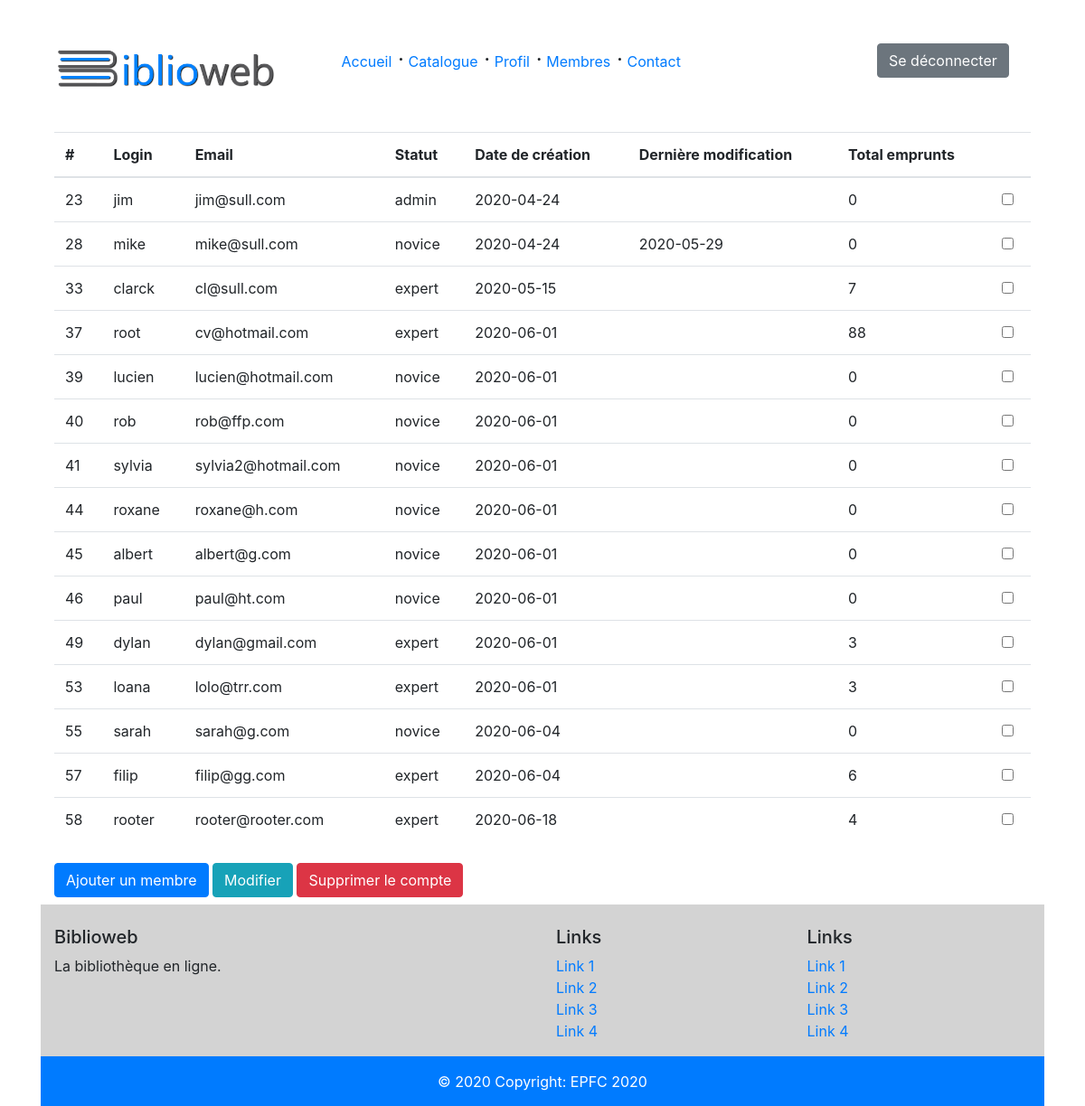
Screenshot of /admin/members.php (signed in) with the database file from the repository.
### tables this page shows
CREATE TABLE `users` (
  `id` int(10) UNSIGNED NOT NULL,
  `login` varchar(30) NOT NULL DEFAULT '',
  `email` varchar(255) NOT NULL,
  `status` varchar(60) NOT NULL DEFAULT '',
  `password` varchar(100) DEFAULT NULL,
  `nb_loans` smallint(5) UNSIGNED NOT NULL DEFAULT '0' COMMENT 'Nombre total des emprunts',
  `created_at` datetime NOT NULL DEFAULT CURRENT_TIMESTAMP,
  `image` varchar(255) DEFAULT NULL,
  `updated_at` datetime DEFAULT NULL
);

### admin/members.php (the view, shortened to what this page needs)
<?php
$link = mysqli_connect(HOSTNAME,USERNAME,PASSWORD,DATABASE);
mysqli_set_charset($link, "utf8");
if($link) {
	$login = $_SESSION['login'];
	$login = mysqli_real_escape_string($link,$login);
	$query = "SELECT * FROM users WHERE login NOT LIKE '$login'";
	$result = mysqli_query($link,$query);
	$count=0;
	while($row = $result->fetch_assoc()) {
		$users[$count] = $row;
		$count++;
	}
}
?>
<?php
include '../inc/header.inc.php';
?>
<form action="<?= $_SERVER['PHP_SELF'];?>" method="post">
	<table class="table">
		<thead>
			<tr>
			  <th scope="col">#</th>
			  <th scope="col">Login</th>
			  <th scope="col">Email</th>
			  <th scope="col">Statut</th>
			  <th scope="col">Date de création</th>
			  <th scope="col">Dernière modification</th>
			  <th scope="col">Total emprunts</th>
			  <th scope="col"></th>
			</tr>
		</thead>
		<tbody>
		<?php foreach($users as $user){ ?>
			<tr>
				<td><?= $user['id'] ?></td>
				<td><?= $user['login'] ?></td>
				<td><?= $user['email'] ?></td>
				<td><?= $user['status'] ?></td>
				<td><?php echo substr($user['created_at'],0,10) ?></td>
				<td><?php
					if(isset($user['updated_at'])){
						echo substr($user['updated_at'],0,10);
					}
					?>
				</td>
				<td><?= $user['nb_loans']; ?></td>
				<td><input type="checkbox" name="user_checkbox[]" value="<?php echo $user['login']?>" /></td>
		</tr>
		<?php } ?>
		</tbody>
	</table>
	<button name="btAdd" class="btn btn-primary mb-2 mt-2">Ajouter un membre</button>
	<button name="btSelect" class="btn btn-info mb-2 mt-2">Modifier</button>
	<button name="btDelete" class="btn btn-danger" onclick="return confirm('Etes-vous sûr de vouloir supprimer ce(s) compte(s)?')">Supprimer le compte</button>
</form>
<?php include '../inc/footer.inc.php'; ?>

### design/style.css (style rules this page uses)
html body { background-color: white !important; }

### rows the page displays
users: id "23", login "jim", email "jim@sull.com", status "admin", created_at "2020-04-24", nb_loans "0"
users: id "28", login "mike", email "mike@sull.com", status "novice", created_at "2020-04-24", updated_at "2020-05-29", nb_loans "0"
users: id "33", login "clarck", email "cl@sull.com", status "expert", created_at "2020-05-15", nb_loans "7"
users: id "37", login "root", email "cv@hotmail.com", status "expert", created_at "2020-06-01", nb_loans "88"
users: id "39", login "lucien", email "lucien@hotmail.com", status "novice", created_at "2020-06-01", nb_loans "0"
users: id "40", login "rob", email "rob@ffp.com", status "novice", created_at "2020-06-01", nb_loans "0"
users: id "41", login "sylvia", email "sylvia2@hotmail.com", status "novice", created_at "2020-06-01", nb_loans "0"
users: id "44", login "roxane", email "roxane@h.com", status "novice", created_at "2020-06-01", nb_loans "0"
users: id "45", login "albert", email "albert@g.com", status "novice", created_at "2020-06-01", nb_loans "0"
users: id "46", login "paul", email "paul@ht.com", status "novice", created_at "2020-06-01", nb_loans "0"
users: id "49", login "dylan", email "dylan@gmail.com", status "expert", created_at "2020-06-01", nb_loans "3"
users: id "53", login "loana", email "lolo@trr.com", status "expert", created_at "2020-06-01", nb_loans "3"
users: id "55", login "sarah", email "sarah@g.com", status "novice", created_at "2020-06-04", nb_loans "0"
users: id "57", login "filip", email "filip@gg.com", status "expert", created_at "2020-06-04", nb_loans "6"
users: id "58", login "rooter", email "rooter@rooter.com", status "expert", created_at "2020-06-18", nb_loans "4"
